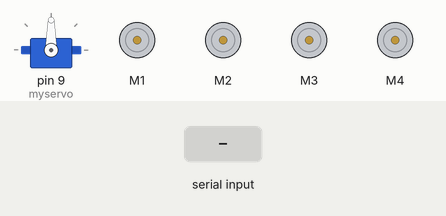
Bench run of a sketch on a simulated Arduino Uno, built with avr-gcc and run on an emulated ATmega328P. On the bench: servo, 4 × DC motor (green arrow = forward, orange = backward, longer = faster). The test bench sets the inputs (shaded band).

Above: at 1.2 s.
1.3 s: "1" received over Serial
At 2.1 s:
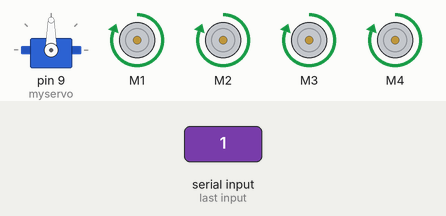
2.8 s: "2" received over Serial
At 3.5 s:
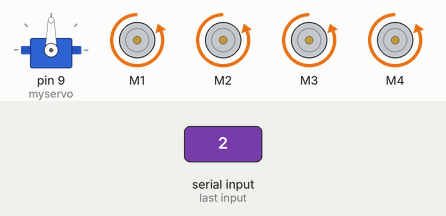
4.3 s: "3" received over Serial
At 5.5 s:
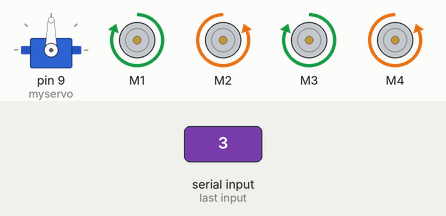
5.8 s: "4" received over Serial
At 6.7 s:
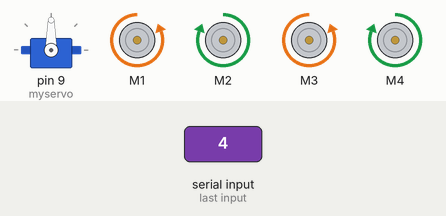
7.3 s: "5" received over Serial
At 8.0 s:
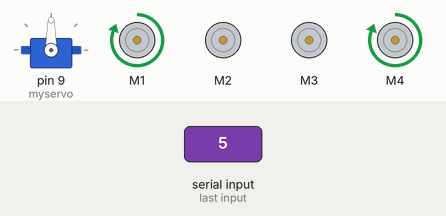
8.8 s: "6" received over Serial
At 9.1 s:
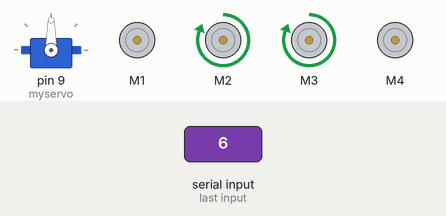
Timing chart, 0 to 11.3 s (numbered marks = the images above; inputs shaded):
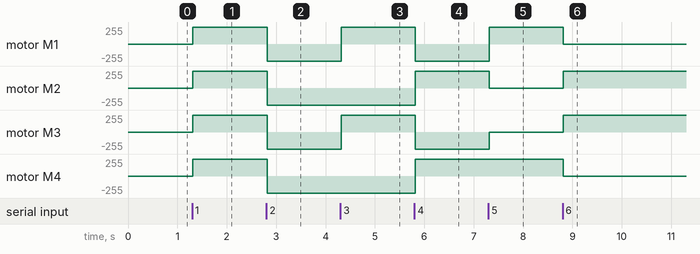

The sketch:

soccerbot.ino
```cpp
#include <Servo.h>
#include <AFMotor.h>

AF_DCMotor motor1(1);
AF_DCMotor motor2(2);
AF_DCMotor motor3(3);
AF_DCMotor motor4(4);

Servo myservo;

// FORWARD
void forward() {
  motor1.run(FORWARD);
  motor2.run(FORWARD);
  motor3.run(FORWARD);
  motor4.run(FORWARD);
}

// BACKWARD
void backward() {
  motor1.run(BACKWARD);
  motor2.run(BACKWARD);
  motor3.run(BACKWARD);
  motor4.run(BACKWARD);
}

// RIGHT
void right() {
  motor1.run(FORWARD);
  motor2.run(BACKWARD);
  motor3.run(FORWARD);
  motor4.run(BACKWARD);
}

// LEFT
void left() {
  motor1.run(BACKWARD);
  motor2.run(FORWARD);
  motor3.run(BACKWARD);
  motor4.run(FORWARD);
}

// RIGHT FORWARD
void right_forward() {
  motor1.run(FORWARD);
  motor2.run(RELEASE);
  motor3.run(RELEASE);
  motor4.run(FORWARD);
}

// LEFT FORWARD
void left_forward() {
  motor1.run(RELEASE);
  motor2.run(FORWARD);
  motor3.run(FORWARD);
  motor4.run(RELEASE);
}

// RIGHT BACKWARD
void right_backward() {
  motor1.run(RELEASE);
  motor2.run(BACKWARD);
  motor3.run(BACKWARD);
  motor4.run(RELEASE);
}

//LEFT BACKWARD
void left_backward() {
  motor1.run(BACKWARD);
  motor2.run(RELEASE);
  motor3.run(RELEASE);
  motor4.run(BACKWARD);
}

// RIGHT ROTATE
void right_rotate() {
  motor1.run(FORWARD);
  motor2.run(BACKWARD);
  motor3.run(FORWARD);
  motor4.run(BACKWARD);
}

// LEFT ROTATE
void left_rotate() {
  motor1.run(BACKWARD);
  motor2.run(FORWARD);
  motor3.run(BACKWARD);
  motor4.run(FORWARD);
}

// Initialize variables
int movement;
int byte_number;
int action;

void setup() {
  Serial.begin(9600);

  myservo.attach(9);

  // Set up the speed for 4 motors
  motor1.setSpeed(255);
  motor2.setSpeed(255);
  motor3.setSpeed(255);
  motor4.setSpeed(255);

}

void loop() {
  // Read the incoming data from SoccerBot App
  while (Serial.available()) {
    byte_number = Serial.read();
    if (byte_number >= 48 & byte_number <= 57 ) {
      movement = byte_number;
    }
    else {
      action = byte_number;
    }
  }
  delay(10);

  // Movements
  if (movement == '1') {
    forward();
  }
  else if (movement == '2') {
    backward();
  }
  else if (movement == '3') {
    right();
  }
  else if (movement == '4') {
    left();
  }
  else if (movement == '5') {
    right_forward();
  }
  else if (movement == '6') {
    left_forward();
  }
  else if (movement == '7') {
    right_backward();
  }
  else if (movement == '8') {
    left_backward();
  }
  else if (movement == '0') {
    right_rotate();
  }
  else if (movement == '9') {
    left_rotate();
  }

  // Actions
  if (action == 'L') {
    myservo.write(60);              // Servo at 30 degree angle to the left
  }
  else if (action == 'M') {
    myservo.write(90);              // Servo at 0 degree angle
  }
  else if (action == 'R') {
    myservo.write(120);             // Servo at 30 degree angle to the right
  }
  else if (action == 's') {

  }


}
```

Measured:
- after the input at 1.3 s, motor M1–4: stopped → forward 255/255 at once
- after the input at 2.8 s, motor M1–4: forward 255/255 → backward 255/255 at once
- after the input at 4.3 s, motor M1, motor M3: backward 255/255 → forward 255/255 at once
- after the input at 5.8 s, motor M1, motor M3: forward 255/255 → backward 255/255 at once; motor M2, motor M4: backward 255/255 → forward 255/255 at once
- after the input at 7.3 s, motor M1: backward 255/255 → forward 255/255 at once; motor M2: forward 255/255 → stopped at once; motor M3: backward 255/255 → stopped at once
- after the input at 8.8 s, motor M1, motor M4: forward 255/255 → stopped at once; motor M2, motor M3: stopped → forward 255/255 at once
